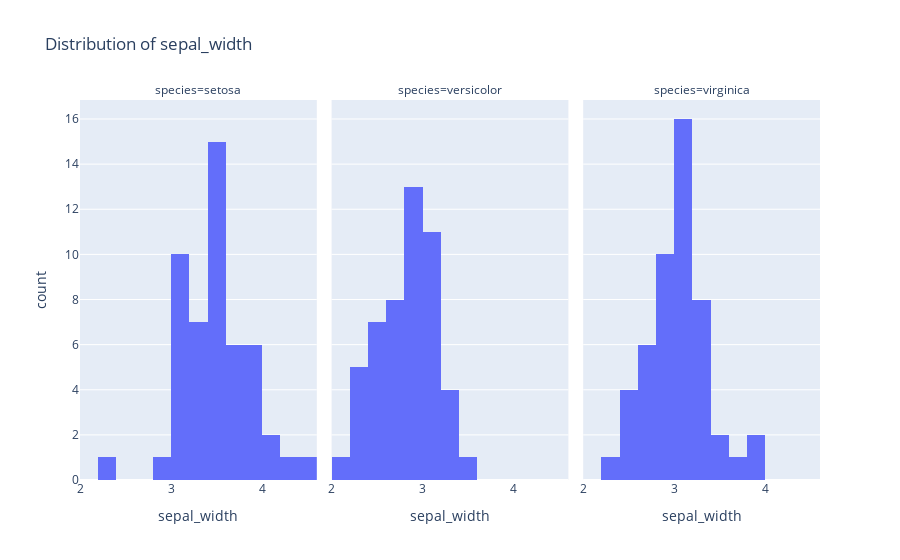
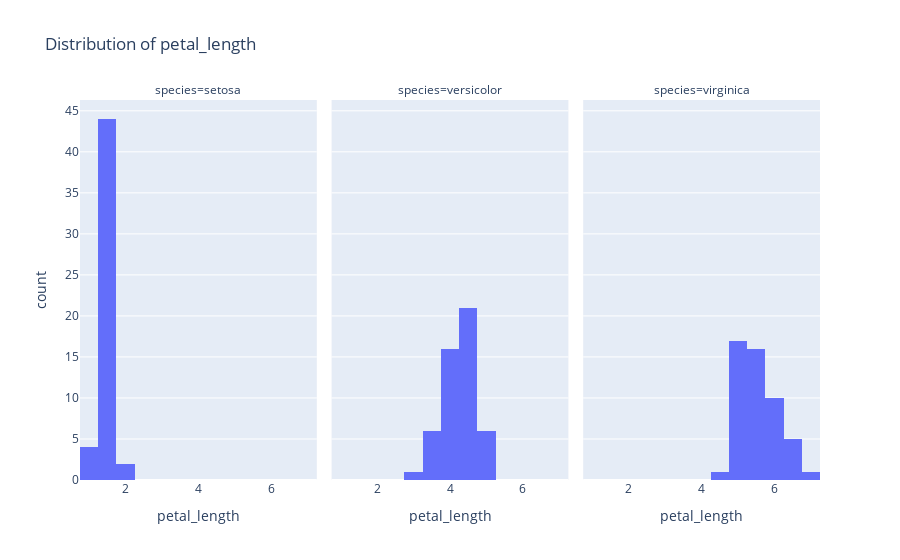
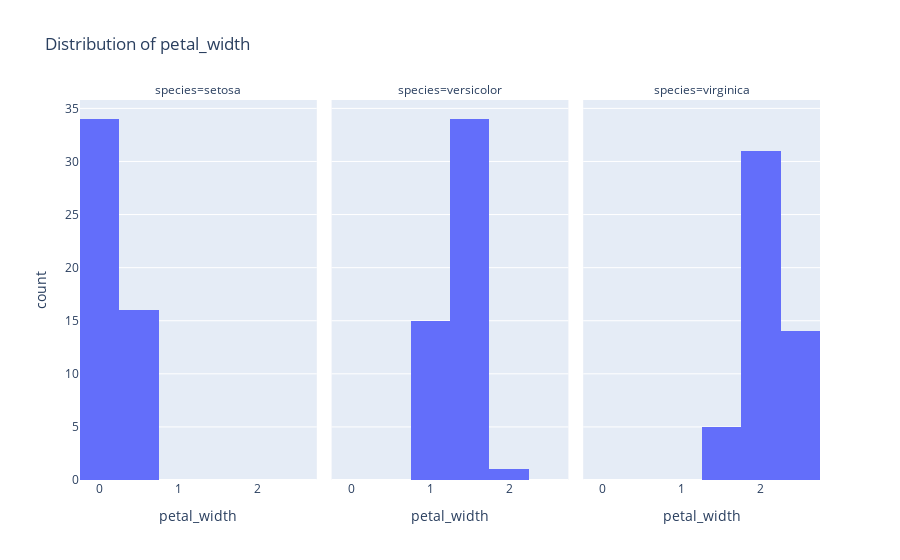
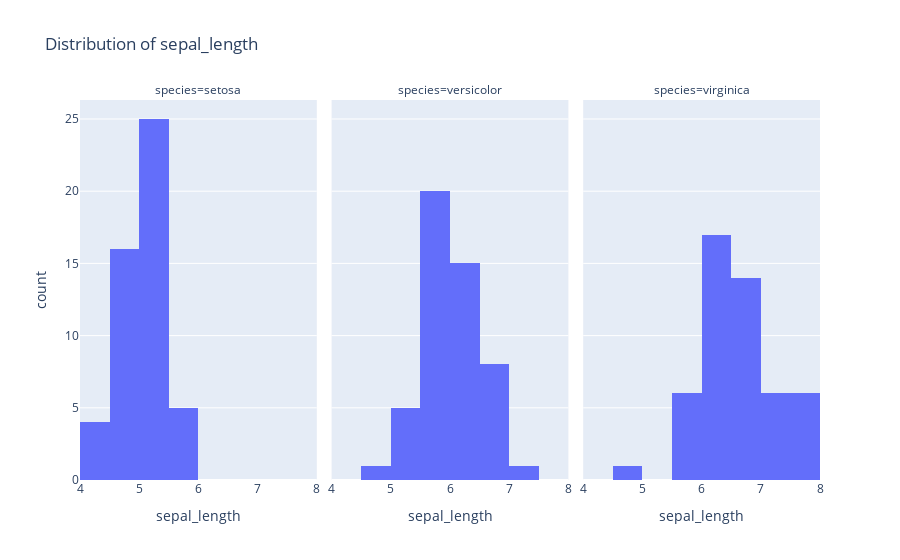

Notebook code cell kept with these figures, in order:
### Markdown cell above
How is the sepal length distributed?

### Code cell
for col in ['sepal_width', 'petal_length', 'petal_width', 'sepal_length']:
    plot = px.histogram(data_frame=df,
                    x=col,
                    facet_col='species',
                    title='Distribution of {}'.format(col))
    plot.show()

### Figure 1 — Plotly figure (JSON) as saved in the notebook; plotly's stock layout.template omitted (floating-point values rounded to 4 significant figures)
{"data": [{"bingroup": "x", "hovertemplate": "species=setosa<br>sepal_width=%{x}<br>count=%{y}<extra></extra>", "legendgroup": "", "marker": {"color": "#636efa", "pattern": {"shape": ""}}, "name": "", "orientation": "v", "showlegend": false, "x": [3.5, 3.0, 3.2, 3.1, 3.6, 3.9, 3.4, 3.4, 2.9, 3.1, 3.7, 3.4, 3.0, 3.0, 4.0, 4.4, 3.9, 3.5, 3.8, 3.8, 3.4, 3.7, 3.6, 3.3, 3.4, 3.0, 3.4, 3.5, 3.4, 3.2, 3.1, 3.4, 4.1, 4.2, 3.1, 3.2, 3.5, 3.6, 3.0, 3.4, 3.5, 2.3, 3.2, 3.5, 3.8, 3.0, 3.8, 3.2, 3.7, 3.3], "xaxis": "x", "yaxis": "y", "type": "histogram"}, {"bingroup": "x", "hovertemplate": "species=versicolor<br>sepal_width=%{x}<br>count=%{y}<extra></extra>", "legendgroup": "", "marker": {"color": "#636efa", "pattern": {"shape": ""}}, "name": "", "orientation": "v", "showlegend": false, "x": [3.2, 3.2, 3.1, 2.3, 2.8, 2.8, 3.3, 2.4, 2.9, 2.7, 2.0, 3.0, 2.2, 2.9, 2.9, 3.1, 3.0, 2.7, 2.2, 2.5, 3.2, 2.8, 2.5, 2.8, 2.9, 3.0, 2.8, 3.0, 2.9, 2.6, 2.4, 2.4, 2.7, 2.7, 3.0, 3.4, 3.1, 2.3, 3.0, 2.5, 2.6, 3.0, 2.6, 2.3, 2.7, 3.0, 2.9, 2.9, 2.5, 2.8], "xaxis": "x2", "yaxis": "y2", "type": "histogram"}, {"bingroup": "x", "hovertemplate": "species=virginica<br>sepal_width=%{x}<br>count=%{y}<extra></extra>", "legendgroup": "", "marker": {"color": "#636efa", "pattern": {"shape": ""}}, "name": "", "orientation": "v", "showlegend": false, "x": [3.3, 2.7, 3.0, 2.9, 3.0, 3.0, 2.5, 2.9, 2.5, 3.6, 3.2, 2.7, 3.0, 2.5, 2.8, 3.2, 3.0, 3.8, 2.6, 2.2, 3.2, 2.8, 2.8, 2.7, 3.3, 3.2, 2.8, 3.0, 2.8, 3.0, 2.8, 3.8, 2.8, 2.8, 2.6, 3.0, 3.4, 3.1, 3.0, 3.1, 3.1, 3.1, 2.7, 3.2, 3.3, 3.0, 2.5, 3.0, 3.4, 3.0], "xaxis": "x3", "yaxis": "y3", "type": "histogram"}], "layout": {"xaxis": {"anchor": "y", "domain": [0.0, 0.32], "title": {"text": "sepal_width"}}, "yaxis": {"anchor": "x", "domain": [0.0, 1.0], "title": {"text": "count"}}, "xaxis2": {"anchor": "y2", "domain": [0.34, 0.66], "matches": "x", "title": {"text": "sepal_width"}}, "yaxis2": {"anchor": "x2", "domain": [0.0, 1.0], "matches": "y", "showticklabels": false}, "xaxis3": {"anchor": "y3", "domain": [0.68, 1.0], "matches": "x", "title": {"text": "sepal_width"}}, "yaxis3": {"anchor": "x3", "domain": [0.0, 1.0], "matches": "y", "showticklabels": false}, "annotations": [{"font": {}, "showarrow": false, "text": "species=setosa", "x": 0.16, "xanchor": "center", "xref": "paper", "y": 1.0, "yanchor": "bottom", "yref": "paper"}, {"font": {}, "showarrow": false, "text": "species=versicolor", "x": 0.5, "xanchor": "center", "xref": "paper", "y": 1.0, "yanchor": "bottom", "yref": "paper"}, {"font": {}, "showarrow": false, "text": "species=virginica", "x": 0.84, "xanchor": "center", "xref": "paper", "y": 1.0, "yanchor": "bottom", "yref": "paper"}], "legend": {"tracegroupgap": 0}, "title": {"text": "Distribution of sepal_width"}, "barmode": "relative"}}

### Figure 2 — Plotly figure (JSON) as saved in the notebook; plotly's stock layout.template omitted (floating-point values rounded to 4 significant figures)
{"data": [{"bingroup": "x", "hovertemplate": "species=setosa<br>petal_length=%{x}<br>count=%{y}<extra></extra>", "legendgroup": "", "marker": {"color": "#636efa", "pattern": {"shape": ""}}, "name": "", "orientation": "v", "showlegend": false, "x": [1.4, 1.4, 1.3, 1.5, 1.4, 1.7, 1.4, 1.5, 1.4, 1.5, 1.5, 1.6, 1.4, 1.1, 1.2, 1.5, 1.3, 1.4, 1.7, 1.5, 1.7, 1.5, 1.0, 1.7, 1.9, 1.6, 1.6, 1.5, 1.4, 1.6, 1.6, 1.5, 1.5, 1.4, 1.5, 1.2, 1.3, 1.4, 1.3, 1.5, 1.3, 1.3, 1.3, 1.6, 1.9, 1.4, 1.6, 1.4, 1.5, 1.4], "xaxis": "x", "yaxis": "y", "type": "histogram"}, {"bingroup": "x", "hovertemplate": "species=versicolor<br>petal_length=%{x}<br>count=%{y}<extra></extra>", "legendgroup": "", "marker": {"color": "#636efa", "pattern": {"shape": ""}}, "name": "", "orientation": "v", "showlegend": false, "x": [4.7, 4.5, 4.9, 4.0, 4.6, 4.5, 4.7, 3.3, 4.6, 3.9, 3.5, 4.2, 4.0, 4.7, 3.6, 4.4, 4.5, 4.1, 4.5, 3.9, 4.8, 4.0, 4.9, 4.7, 4.3, 4.4, 4.8, 5.0, 4.5, 3.5, 3.8, 3.7, 3.9, 5.1, 4.5, 4.5, 4.7, 4.4, 4.1, 4.0, 4.4, 4.6, 4.0, 3.3, 4.2, 4.2, 4.2, 4.3, 3.0, 4.1], "xaxis": "x2", "yaxis": "y2", "type": "histogram"}, {"bingroup": "x", "hovertemplate": "species=virginica<br>petal_length=%{x}<br>count=%{y}<extra></extra>", "legendgroup": "", "marker": {"color": "#636efa", "pattern": {"shape": ""}}, "name": "", "orientation": "v", "showlegend": false, "x": [6.0, 5.1, 5.9, 5.6, 5.8, 6.6, 4.5, 6.3, 5.8, 6.1, 5.1, 5.3, 5.5, 5.0, 5.1, 5.3, 5.5, 6.7, 6.9, 5.0, 5.7, 4.9, 6.7, 4.9, 5.7, 6.0, 4.8, 4.9, 5.6, 5.8, 6.1, 6.4, 5.6, 5.1, 5.6, 6.1, 5.6, 5.5, 4.8, 5.4, 5.6, 5.1, 5.1, 5.9, 5.7, 5.2, 5.0, 5.2, 5.4, 5.1], "xaxis": "x3", "yaxis": "y3", "type": "histogram"}], "layout": {"xaxis": {"anchor": "y", "domain": [0.0, 0.32], "title": {"text": "petal_length"}}, "yaxis": {"anchor": "x", "domain": [0.0, 1.0], "title": {"text": "count"}}, "xaxis2": {"anchor": "y2", "domain": [0.34, 0.66], "matches": "x", "title": {"text": "petal_length"}}, "yaxis2": {"anchor": "x2", "domain": [0.0, 1.0], "matches": "y", "showticklabels": false}, "xaxis3": {"anchor": "y3", "domain": [0.68, 1.0], "matches": "x", "title": {"text": "petal_length"}}, "yaxis3": {"anchor": "x3", "domain": [0.0, 1.0], "matches": "y", "showticklabels": false}, "annotations": [{"font": {}, "showarrow": false, "text": "species=setosa", "x": 0.16, "xanchor": "center", "xref": "paper", "y": 1.0, "yanchor": "bottom", "yref": "paper"}, {"font": {}, "showarrow": false, "text": "species=versicolor", "x": 0.5, "xanchor": "center", "xref": "paper", "y": 1.0, "yanchor": "bottom", "yref": "paper"}, {"font": {}, "showarrow": false, "text": "species=virginica", "x": 0.84, "xanchor": "center", "xref": "paper", "y": 1.0, "yanchor": "bottom", "yref": "paper"}], "legend": {"tracegroupgap": 0}, "title": {"text": "Distribution of petal_length"}, "barmode": "relative"}}

### Figure 3 — Plotly figure (JSON) as saved in the notebook; plotly's stock layout.template omitted (floating-point values rounded to 4 significant figures)
{"data": [{"bingroup": "x", "hovertemplate": "species=setosa<br>petal_width=%{x}<br>count=%{y}<extra></extra>", "legendgroup": "", "marker": {"color": "#636efa", "pattern": {"shape": ""}}, "name": "", "orientation": "v", "showlegend": false, "x": [0.2, 0.2, 0.2, 0.2, 0.2, 0.4, 0.3, 0.2, 0.2, 0.1, 0.2, 0.2, 0.1, 0.1, 0.2, 0.4, 0.4, 0.3, 0.3, 0.3, 0.2, 0.4, 0.2, 0.5, 0.2, 0.2, 0.4, 0.2, 0.2, 0.2, 0.2, 0.4, 0.1, 0.2, 0.2, 0.2, 0.2, 0.1, 0.2, 0.2, 0.3, 0.3, 0.2, 0.6, 0.4, 0.3, 0.2, 0.2, 0.2, 0.2], "xaxis": "x", "yaxis": "y", "type": "histogram"}, {"bingroup": "x", "hovertemplate": "species=versicolor<br>petal_width=%{x}<br>count=%{y}<extra></extra>", "legendgroup": "", "marker": {"color": "#636efa", "pattern": {"shape": ""}}, "name": "", "orientation": "v", "showlegend": false, "x": [1.4, 1.5, 1.5, 1.3, 1.5, 1.3, 1.6, 1.0, 1.3, 1.4, 1.0, 1.5, 1.0, 1.4, 1.3, 1.4, 1.5, 1.0, 1.5, 1.1, 1.8, 1.3, 1.5, 1.2, 1.3, 1.4, 1.4, 1.7, 1.5, 1.0, 1.1, 1.0, 1.2, 1.6, 1.5, 1.6, 1.5, 1.3, 1.3, 1.3, 1.2, 1.4, 1.2, 1.0, 1.3, 1.2, 1.3, 1.3, 1.1, 1.3], "xaxis": "x2", "yaxis": "y2", "type": "histogram"}, {"bingroup": "x", "hovertemplate": "species=virginica<br>petal_width=%{x}<br>count=%{y}<extra></extra>", "legendgroup": "", "marker": {"color": "#636efa", "pattern": {"shape": ""}}, "name": "", "orientation": "v", "showlegend": false, "x": [2.5, 1.9, 2.1, 1.8, 2.2, 2.1, 1.7, 1.8, 1.8, 2.5, 2.0, 1.9, 2.1, 2.0, 2.4, 2.3, 1.8, 2.2, 2.3, 1.5, 2.3, 2.0, 2.0, 1.8, 2.1, 1.8, 1.8, 1.8, 2.1, 1.6, 1.9, 2.0, 2.2, 1.5, 1.4, 2.3, 2.4, 1.8, 1.8, 2.1, 2.4, 2.3, 1.9, 2.3, 2.5, 2.3, 1.9, 2.0, 2.3, 1.8], "xaxis": "x3", "yaxis": "y3", "type": "histogram"}], "layout": {"xaxis": {"anchor": "y", "domain": [0.0, 0.32], "title": {"text": "petal_width"}}, "yaxis": {"anchor": "x", "domain": [0.0, 1.0], "title": {"text": "count"}}, "xaxis2": {"anchor": "y2", "domain": [0.34, 0.66], "matches": "x", "title": {"text": "petal_width"}}, "yaxis2": {"anchor": "x2", "domain": [0.0, 1.0], "matches": "y", "showticklabels": false}, "xaxis3": {"anchor": "y3", "domain": [0.68, 1.0], "matches": "x", "title": {"text": "petal_width"}}, "yaxis3": {"anchor": "x3", "domain": [0.0, 1.0], "matches": "y", "showticklabels": false}, "annotations": [{"font": {}, "showarrow": false, "text": "species=setosa", "x": 0.16, "xanchor": "center", "xref": "paper", "y": 1.0, "yanchor": "bottom", "yref": "paper"}, {"font": {}, "showarrow": false, "text": "species=versicolor", "x": 0.5, "xanchor": "center", "xref": "paper", "y": 1.0, "yanchor": "bottom", "yref": "paper"}, {"font": {}, "showarrow": false, "text": "species=virginica", "x": 0.84, "xanchor": "center", "xref": "paper", "y": 1.0, "yanchor": "bottom", "yref": "paper"}], "legend": {"tracegroupgap": 0}, "title": {"text": "Distribution of petal_width"}, "barmode": "relative"}}

### Figure 4 — Plotly figure (JSON) as saved in the notebook; plotly's stock layout.template omitted (floating-point values rounded to 4 significant figures)
{"data": [{"bingroup": "x", "hovertemplate": "species=setosa<br>sepal_length=%{x}<br>count=%{y}<extra></extra>", "legendgroup": "", "marker": {"color": "#636efa", "pattern": {"shape": ""}}, "name": "", "orientation": "v", "showlegend": false, "x": [5.1, 4.9, 4.7, 4.6, 5.0, 5.4, 4.6, 5.0, 4.4, 4.9, 5.4, 4.8, 4.8, 4.3, 5.8, 5.7, 5.4, 5.1, 5.7, 5.1, 5.4, 5.1, 4.6, 5.1, 4.8, 5.0, 5.0, 5.2, 5.2, 4.7, 4.8, 5.4, 5.2, 5.5, 4.9, 5.0, 5.5, 4.9, 4.4, 5.1, 5.0, 4.5, 4.4, 5.0, 5.1, 4.8, 5.1, 4.6, 5.3, 5.0], "xaxis": "x", "yaxis": "y", "type": "histogram"}, {"bingroup": "x", "hovertemplate": "species=versicolor<br>sepal_length=%{x}<br>count=%{y}<extra></extra>", "legendgroup": "", "marker": {"color": "#636efa", "pattern": {"shape": ""}}, "name": "", "orientation": "v", "showlegend": false, "x": [7.0, 6.4, 6.9, 5.5, 6.5, 5.7, 6.3, 4.9, 6.6, 5.2, 5.0, 5.9, 6.0, 6.1, 5.6, 6.7, 5.6, 5.8, 6.2, 5.6, 5.9, 6.1, 6.3, 6.1, 6.4, 6.6, 6.8, 6.7, 6.0, 5.7, 5.5, 5.5, 5.8, 6.0, 5.4, 6.0, 6.7, 6.3, 5.6, 5.5, 5.5, 6.1, 5.8, 5.0, 5.6, 5.7, 5.7, 6.2, 5.1, 5.7], "xaxis": "x2", "yaxis": "y2", "type": "histogram"}, {"bingroup": "x", "hovertemplate": "species=virginica<br>sepal_length=%{x}<br>count=%{y}<extra></extra>", "legendgroup": "", "marker": {"color": "#636efa", "pattern": {"shape": ""}}, "name": "", "orientation": "v", "showlegend": false, "x": [6.3, 5.8, 7.1, 6.3, 6.5, 7.6, 4.9, 7.3, 6.7, 7.2, 6.5, 6.4, 6.8, 5.7, 5.8, 6.4, 6.5, 7.7, 7.7, 6.0, 6.9, 5.6, 7.7, 6.3, 6.7, 7.2, 6.2, 6.1, 6.4, 7.2, 7.4, 7.9, 6.4, 6.3, 6.1, 7.7, 6.3, 6.4, 6.0, 6.9, 6.7, 6.9, 5.8, 6.8, 6.7, 6.7, 6.3, 6.5, 6.2, 5.9], "xaxis": "x3", "yaxis": "y3", "type": "histogram"}], "layout": {"xaxis": {"anchor": "y", "domain": [0.0, 0.32], "title": {"text": "sepal_length"}}, "yaxis": {"anchor": "x", "domain": [0.0, 1.0], "title": {"text": "count"}}, "xaxis2": {"anchor": "y2", "domain": [0.34, 0.66], "matches": "x", "title": {"text": "sepal_length"}}, "yaxis2": {"anchor": "x2", "domain": [0.0, 1.0], "matches": "y", "showticklabels": false}, "xaxis3": {"anchor": "y3", "domain": [0.68, 1.0], "matches": "x", "title": {"text": "sepal_length"}}, "yaxis3": {"anchor": "x3", "domain": [0.0, 1.0], "matches": "y", "showticklabels": false}, "annotations": [{"font": {}, "showarrow": false, "text": "species=setosa", "x": 0.16, "xanchor": "center", "xref": "paper", "y": 1.0, "yanchor": "bottom", "yref": "paper"}, {"font": {}, "showarrow": false, "text": "species=versicolor", "x": 0.5, "xanchor": "center", "xref": "paper", "y": 1.0, "yanchor": "bottom", "yref": "paper"}, {"font": {}, "showarrow": false, "text": "species=virginica", "x": 0.84, "xanchor": "center", "xref": "paper", "y": 1.0, "yanchor": "bottom", "yref": "paper"}], "legend": {"tracegroupgap": 0}, "title": {"text": "Distribution of sepal_length"}, "barmode": "relative"}}
